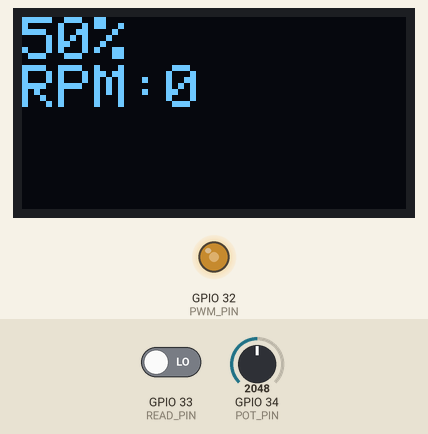
A sketch run on a simulated ESP32. Parts: 128×64 one-colour display, output pins drawn as LEDs (lit = HIGH). The test bench sets the inputs (shaded band); at power-on: GPIO 34 (POT_PIN) = 2048, GPIO 33 (READ_PIN) LOW (analog values on the 0–4095 scale). What the sketch prints to the serial monitor is not drawn.

Above: at 1.5 s.
1.6 s: GPIO 34 (POT_PIN) set to 2866
At 2.9 s:
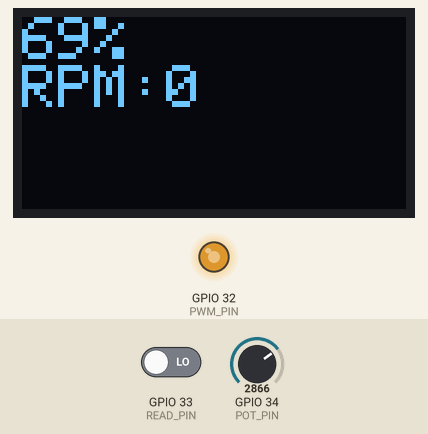
4.0 s: GPIO 34 (POT_PIN) set to 3603
At 5.8 s:
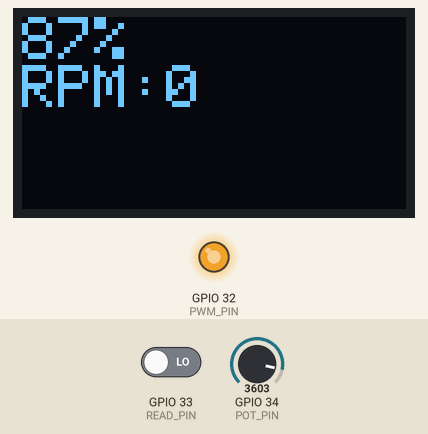
6.2 s: GPIO 33 (READ_PIN) driven HIGH
At 7.0 s:
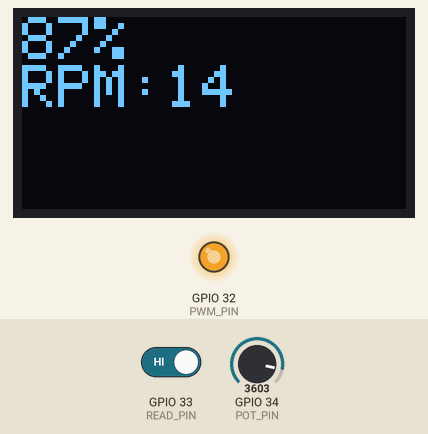
9.0 s: GPIO 34 (POT_PIN) set to 491
At 10.8 s:
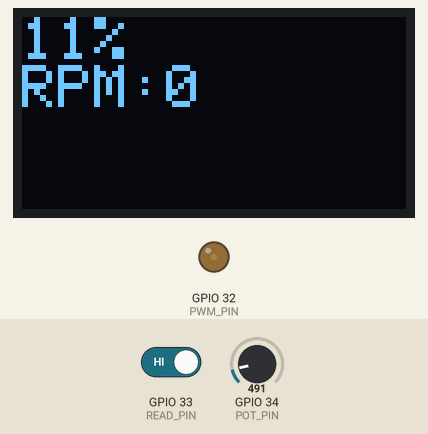
11.3 s: GPIO 34 (POT_PIN) set to 0
At 12.5 s:
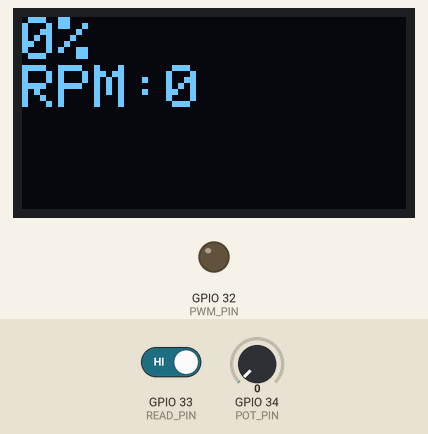
13.5 s: GPIO 33 (READ_PIN) driven LOW
At 14.4 s:
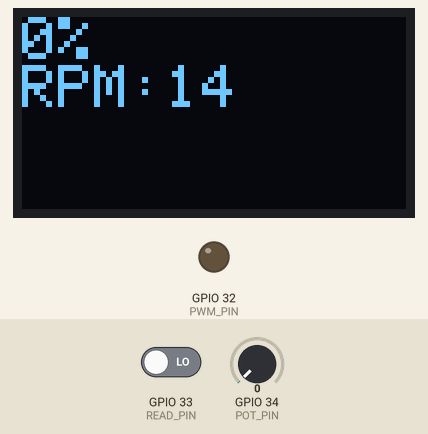
Timing chart, 0 to 16.5 s (numbered marks = the images above; inputs shaded):
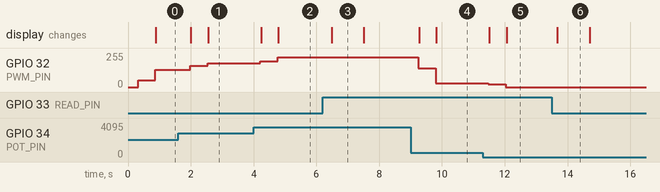

The sketch:

FanPWMController.ino
```cpp
#include <stdint.h>
#include <inttypes.h>
#include <SPI.h>
#include <Wire.h>
#include <Adafruit_GFX.h>
#include <Adafruit_SSD1306.h>

#define SCREEN_WIDTH 128        // OLED display width, in pixels
#define SCREEN_HEIGHT 64        // OLED display height, in pixels
#define OLED_RESET     -1       // Reset pin # (or -1 if sharing Arduino reset pin)
#define SCREEN_ADDRESS 0x3C     ///< See datasheet for Address; 0x3D for 128x64, 0x3C for 128x32 (in my case it was 0x3C for 128x64)
Adafruit_SSD1306 display(SCREEN_WIDTH, SCREEN_HEIGHT, &Wire, OLED_RESET); // Display declaration

uint8_t POT_PIN = 34;                // GPIO pin to read Potentiometer value
uint8_t READ_PIN = 33;               // GPIO pin to read FG signal
uint8_t PWM_PIN = 32;                // GPIO pin for PWM signal
uint8_t RESOLUTION = 9;              // Resolution in bits used by the PWM and Potentiometer (must be between 9-12 for ADC of ESP32)
uint32_t PWM_FREQ = 25000;           // Frequency in Hz of the PWM (25 kHz for fan control)
uint16_t duty_cycle = 0;             // Duty cycle value
time_t t;                            // Variable to track time (this will eventually overflow as described in the micros() doc.)
int old_pot_value = 0;               // Old value of the potentiometer to track changes
int tot_pot = 0;                     // Sum of Potentiometer values for averaging
int pot_value = 0;                   // Current Potentiometer value
unsigned long count = 0;             // Counter for the F00/FG pulses
unsigned long count_pot = 0;         // Counter for the number of Potentiometer samples
bool read_pin_state = false;         // Old state of the READ_PIN


// Function to write the informations on the OLED Display
void printTextDisplay(){
  // Resets the display to blank
  display.clearDisplay();
  display.setCursor(0,0);

  // Print the percentage of the duty cycle both in Serial and on the Display
  Serial.print((int)(duty_cycle/(pow(2,RESOLUTION) / 100)));
  Serial.println("%");
  display.print((int)(duty_cycle/(pow(2,RESOLUTION) / 100)));
  display.println("%");

  display.print("RPM:");
  Serial.print("RPM:");
  if(count>0){
    // The formula on the documentation is RPS = 60 / FS  , where FS is the time for two pulses (2 HIGH and 2 LOW)
    display.println(15*1000000/ ((micros()-t) /count));
    Serial.println(15*1000000/ ((micros()-t) /count));
  }else{
    // If the count is 0 we want to avoid a division by zero
    display.println(0);
    Serial.println(0);
  }
  // Show the text
  display.display();
}


void setup() {
  Serial.begin(115200);

  // Set the pin that reads the F00/FG signal as input
  pinMode(READ_PIN, INPUT);

  // Configure the PWM pin
  if (!ledcAttach(PWM_PIN, PWM_FREQ, RESOLUTION)) {
    Serial.println("ERROR: PWM setup failed");
    for(;;); // Don't proceed, loop forever
  }

  // Configure the Display
  if(!display.begin(SSD1306_SWITCHCAPVCC, SCREEN_ADDRESS)) {
    Serial.println(F("SSD1306 allocation failed"));
    for(;;); // Don't proceed, loop forever
  }

  // Give time to the display to properly start
  delay(300);

  // Set the display text parameters
  display.setTextSize(2); // Draw 2X-scale text
  display.setTextColor(SSD1306_WHITE);
  display.setCursor(0, 0);

  // Set initial duty cycle (e.g., 20%)
  duty_cycle = (pow(2,RESOLUTION) / 100) * 20;  // 20% of the maximum resolution value

  // Set the potentiometer to the same precision as the PWM signal (ATTENTION!! Resolution min 9 and max 12)
  analogReadResolution(RESOLUTION);

  // Start the PWM signal
  ledcWrite(PWM_PIN, duty_cycle);

  // Set starting time
  t=micros();
}

void loop() {

  // To have a more stable Potentiometer input i do an average on 500 samples
  // Read the Potentiometer and add the value to the total
  tot_pot += analogRead(POT_PIN);
  count_pot++;
  // When at the 500th sample check if value changed
  if(count_pot >= 500){
    // Average of the 500 samples
    pot_value = tot_pot/count_pot;
    // Check if value changed by more than 1 (ADC on ESP32 has high noise so this i necessary to have more stable output)
    if( pot_value != old_pot_value && pot_value != old_pot_value-1 && pot_value != old_pot_value+1){
      old_pot_value = pot_value;
      duty_cycle = pot_value;
      // Change the PWM duty cycle accordingly
      ledcWrite(PWM_PIN, duty_cycle);
      // Update the display output
      printTextDisplay();
    }
    // Reset variables
    count_pot = 0;
    tot_pot = 0;
  }

  // Read the F00/FG signal input to check for a pulse
  // This works as a toggle as to count as pulse it needs a change in state
  // This counts the pulses two times (both low-->high and high--low changes)
  // This is accounted for in the display function by using 15 instead of 60 (4 = two pulses per rotation times two)
  if( digitalRead(READ_PIN) != read_pin_state ){
    count++;
    read_pin_state = digitalRead(READ_PIN);
  }
  // Every 0.1S update the display (to update the RPM value)
  if( micros()-t >= 1000000 ){
    printTextDisplay();
    // Reset the variables
    t=micros();
    count=0;
  }

}
```

Measured:
- after the input at 1.6 s, GPIO 32 (PWM_PIN): 128/255 → 161/255 after 0.38 s, → 178/255 0.55 s later; the display: first changes after 0.40 s (image 1 shows a later state)
- after the input at 4.0 s, GPIO 32 (PWM_PIN): 178/255 → 195/255 after 0.21 s, → 224/255 0.55 s later; the display: first changes after 0.24 s (image 2 shows a later state)
- after the input at 6.2 s, the display: changes after 0.29 s (image 3)
- after the input at 9.0 s, GPIO 32 (PWM_PIN): 224/255 → 139/255 after 0.25 s, → 30/255 0.55 s later; the display: first changes after 0.27 s (image 4 shows a later state)
- after the input at 11.3 s, GPIO 32 (PWM_PIN): 30/255 → 20/255 after 0.18 s, → 0/255 0.55 s later; the display: first changes after 0.21 s (image 5 shows a later state)
- after the input at 13.5 s, the display: changes after 0.18 s (image 6)
- what the display in image 3 shows lasts 1.0 s, from 6.5 s to 7.5 s
